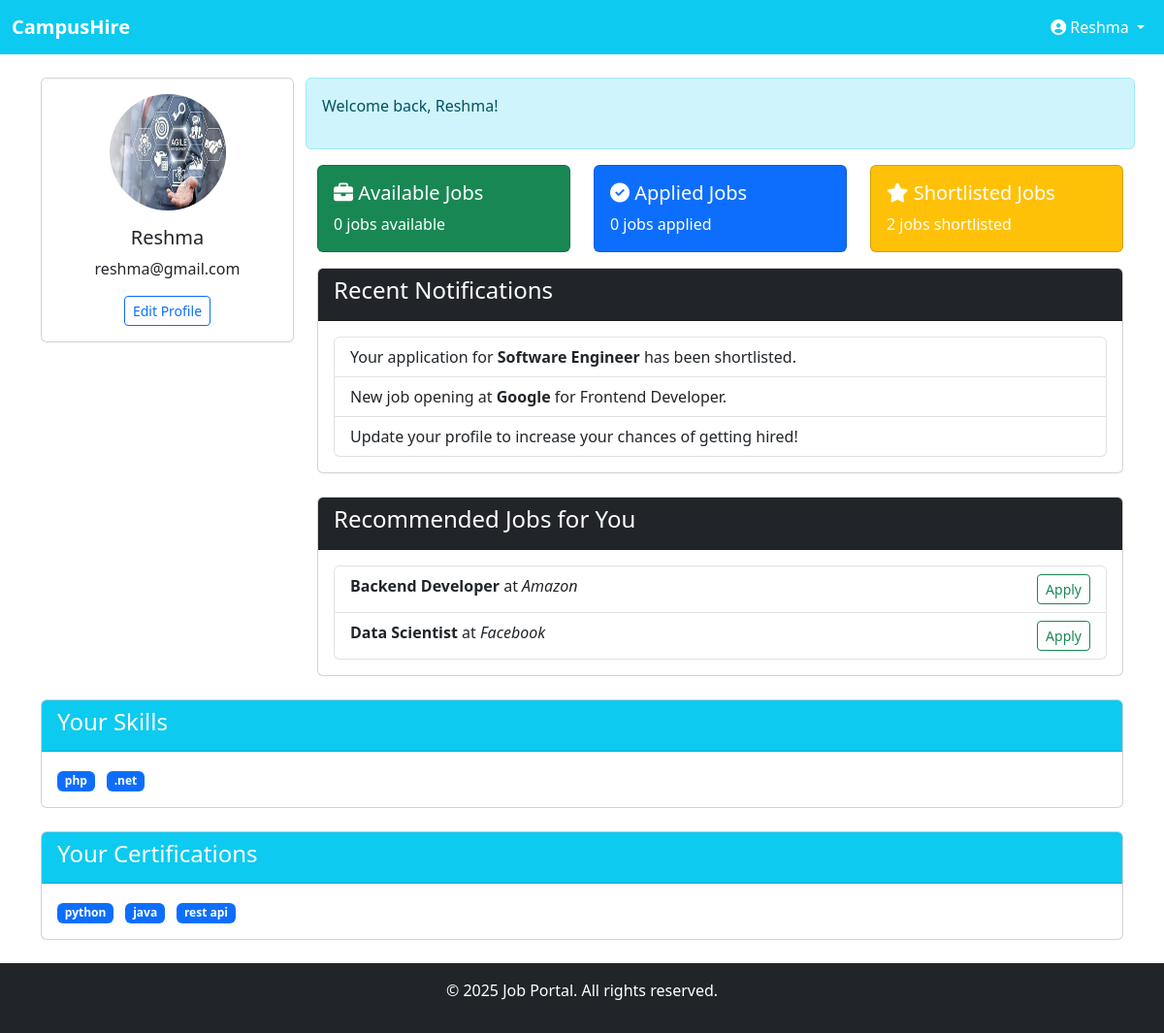
Page /dashboard/ (signed in) on the committed database.
### users/models.py (models this page shows, shortened)
class User(models.Model):
    name = models.CharField(max_length=255)
    email = models.EmailField(unique=True)
    password = models.CharField(max_length=255)

class Profile(models.Model):
    user = models.OneToOneField(User, on_delete=models.SET_NULL, null=True, blank=True)
    name = models.CharField(max_length=100, blank=True, null=True)  # Store name separately
    email = models.EmailField(blank=True, null=True)  # Store email separately
    headline = models.CharField(max_length=255, blank=True, null=True)
    contact = models.CharField(max_length=15, blank=True, null=True)
    github = models.URLField(blank=True, null=True)
    linkedin = models.URLField(blank=True, null=True)
    profile_pic = models.ImageField(upload_to='profile_pics/', blank=True, null=True)
    resume = models.FileField(upload_to='resumes/', blank=True, null=True)
    street_address = models.CharField(max_length=255, blank=True)
    city = models.CharField(max_length=100, blank=True)
    state = models.CharField(max_length=100, blank=True)
    zip_code = models.CharField(max_length=20, blank=True)
    country = models.CharField(max_length=100, blank=True)
    enrollment = models.CharField(max_length=100, blank=True)
    dob = models.DateField(null=True, blank=True)

class Certification(models.Model):
    profile = models.ForeignKey(ProfileSkillsCertifications, on_delete=models.CASCADE, related_name='certifications')
    certification_name = models.CharField(max_length=255)
    file = models.FileField(upload_to='certifications/', blank=True, null=True)
    def __str__(self):
        return self.certification_name

### users/views.py (the view)
# urls.py: path('dashboard/', views.dashboard, name='dashboard'),
def dashboard(request):
    if 'user_id' not in request.session:
        return redirect('login')
    user_id = request.session['user_id']
    user = User.objects.get(id=user_id)
    profile, created = Profile.objects.get_or_create(user=user)
    print("Profile Image URL:", profile.profile_pic.url if profile.profile_pic else "No Image Found")
    skillscertifications, created = ProfileSkillsCertifications.objects.get_or_create(profile=profile)
    certifications = skillscertifications.certifications.all()
    messages.success(request, f"Welcome back, {user.name}!")
    return render(request, 'dashboard.html', {
        'user': user,
        'profile': profile,
        'skillscertifications': skillscertifications,
        'certifications': certifications,
       })

### users/Templates/dashboard.html (shortened to what this page needs)
{% extends "base/dashboardbase.html" %}
{%load static %}
{% block content %}
<div class="container mt-4">
    <div class="row">
        <div class="col-md-3">
            <div class="card">
                <div class="card-body text-center">
                    {% if profile.profile_pic %}
                        <img src="{{ profile.profile_pic.url }}" alt="Profile Photo" class="rounded-circle mb-3" width="120" height="120">
                    {% else %}
                        <img src="{% static 'images/default_profile.png' %}" alt="Default Profile" class="rounded-circle mb-3" width="120" height="120">
                    {% endif %}
                    <h5 class="card-title">{{ user.name }}</h5>
                    <p class="card-text">{{ user.email }}</p>
                    <a href="{% url 'edit_profile' %}" class="btn btn-outline-primary btn-sm">Edit Profile</a>
                </div>
            </div>
        </div>
        <div class="col-md-9">
            <div class="row">
                {% if messages %}
                <div class="alert alert-info" role="alert">
                    {% for message in messages %}
                    <p>{{ message }}</p>
                    {% endfor %}
                </div>
                {% endif %}
                <div class="col-md-4">
                    <div class="card bg-success text-white mb-3">
                        <div class="card-body">
                            <h5 class="card-title"><i class="fas fa-briefcase"></i> Available Jobs</h5>
                            <p class="card-text">{{ available_jobs|length }} jobs available</p>
                        </div>
                    </div>
                </div>
                <div class="col-md-4">
                    <div class="card bg-primary text-white mb-3">
                        <div class="card-body">
                            <h5 class="card-title"><i class="fas fa-check-circle"></i> Applied Jobs</h5>
                            <p class="card-text">{{ applications|length }} jobs applied</p>
                        </div>
                    </div>
                </div>
                <div class="col-md-4">
                    <div class="card bg-warning text-white mb-3">
                        <div class="card-body">
                            <h5 class="card-title"><i class="fas fa-star"></i> Shortlisted Jobs</h5>
                            <p class="card-text">2 jobs shortlisted</p>
                        </div>
                    </div>
                </div>
            </div>
            <div class="card mb-4">
                <div class="card-header bg-dark text-white">
                    <h4>Recent Notifications</h4>
                </div>
                <div class="card-body">
                    <ul class="list-group">
                        <li class="list-group-item">Your application for <strong>Software Engineer</strong> has been shortlisted.</li>
                        <li class="list-group-item">New job opening at <strong>Google</strong> for Frontend Developer.</li>
                        <li class="list-group-item">Update your profile to increase your chances of getting hired!</li>
                    </ul>
                </div>
            </div>
            <div class="card mb-4">
                <div class="card-header bg-dark text-white">
                    <h4>Recommended Jobs for You</h4>
                </div>
                <div class="card-body">
                    <ul class="list-group">
                        <li class="list-group-item">
                            <strong>Backend Developer</strong> at <em>Amazon</em>
                            <a href="#" class="btn btn-sm btn-outline-success float-end">Apply</a>
                        </li>
                        <li class="list-group-item">
                            <strong>Data Scientist</strong> at <em>Facebook</em>
                            <a href="#" class="btn btn-sm btn-outline-success float-end">Apply</a>
                        </li>
                    </ul>
                </div>
            </div>
        </div>
    </div>
    <div class="card mb-4">
        <div class="card-header bg-info text-white">
            <h4>Your Skills</h4>
        </div>
        <div class="card-body">
            {% for skill in skillscertifications.skills %}
                <span class="badge bg-primary me-2">{{ skill }}</span>
            {% empty %}
                <p>No skills added yet.</p>
            {% endfor %}
        </div>
    </div>
     <div class="card mb-4">
        <div class="card-header bg-info text-white">
            <h4>Your Certifications</h4>
        </div>
        <div class="card-body">
            {% for certificate in certifications %}
                <span class="badge bg-primary me-2">{{ certificate }}</span>
            {% empty %}
                <p>No Certification added yet.</p>
            {% endfor %}
        </div>
    </div>
</div>
{% endblock %}

### users/Templates/base/dashboardbase.html (shortened to what this page needs)
<!DOCTYPE html>
<html lang="en">
<head>
    <link href="https://cdn.jsdelivr.net/npm/bootstrap@5.3.0/dist/css/bootstrap.min.css" rel="stylesheet">
</head>
<body class="d-flex flex-column min-vh-100">
    <nav class="navbar navbar-expand-lg navbar-light bg-info">
        <div class="container-fluid">
            <a class="navbar-brand text-white fw-bold" href="{% url 'dashboard'%}">CampusHire</a>
            <div class="collapse navbar-collapse" id="navbarNav">
                <ul class="navbar-nav ms-auto">
                    <li class="nav-item dropdown">
                        <a class="nav-link dropdown-toggle text-white" href="#" id="profileDropdown" role="button" data-bs-toggle="dropdown">
                            <i class="fas fa-user-circle"></i> {{ user.name }}
                        </a>
                    </li>
                </ul>
            </div>
        </div>
    </nav>
    <main class="flex-fill">
        {% block content %}{% endblock %}
    </main>
    <footer class="bg-dark text-white text-center py-3">
        <p>&copy; 2025 Job Portal. All rights reserved.</p>
    </footer>
</body>
</html>

### rows in the picture
User: name "Reshma", email "reshma@gmail.com"
Profile: profile_pic (picture)
Certification: certification_name "python"
Certification: certification_name "java"
Certification: certification_name "rest api"

### other values in the picture
{{ message }} "Welcome back, Reshma!"
{{ available_jobs|length }} "0"
{{ applications|length }} "0"
{{ skill }} "php" ".net"
